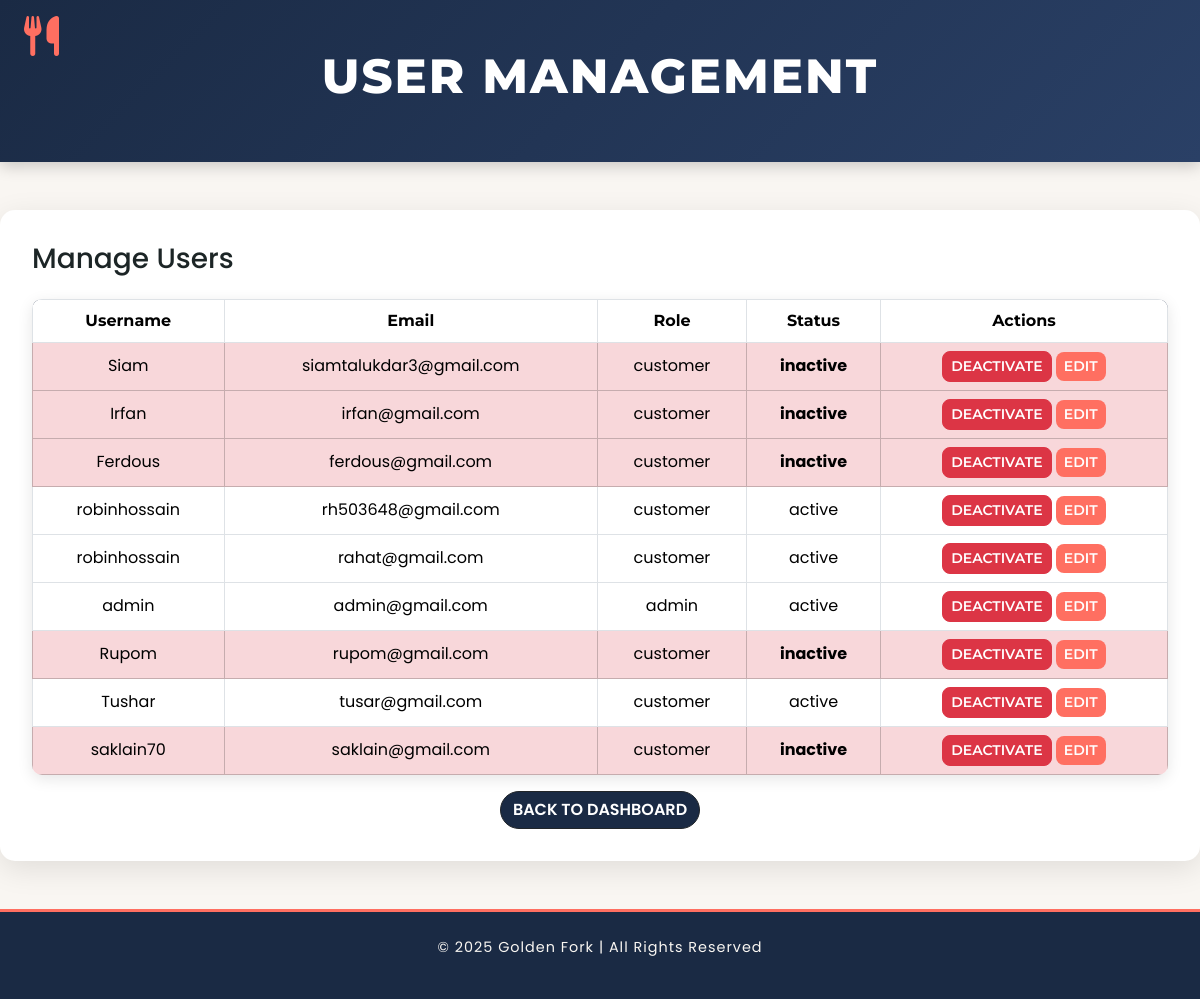
The app's page /user_management.php (signed in) with its own data.
### tables this page shows
CREATE TABLE `users` (
  `user_id` int(11) NOT NULL,
  `password` varchar(255) NOT NULL,
  `email` varchar(255) NOT NULL,
  `phone` varchar(20) DEFAULT NULL,
  `created_at` timestamp NOT NULL DEFAULT current_timestamp(),
  `user_name` varchar(255) NOT NULL,
  `role` enum('admin','customer') DEFAULT 'customer',
  `status` varchar(10) DEFAULT 'active'
);

### user_management.php (the view, shortened to what this page needs)
<?php
include 'db_connect.php';
$sql = "SELECT * FROM users";
$result = mysqli_query($conn, $sql);
?>
<!DOCTYPE html>
<html lang="en">
<head>
    <link href="https://cdn.jsdelivr.net/npm/bootstrap@5.3.3/dist/css/bootstrap.min.css" rel="stylesheet">
    <link href="https://cdnjs.cloudflare.com/ajax/libs/font-awesome/6.4.0/css/all.min.css" rel="stylesheet">
</head>
<body>
<header>
    <i class="fas fa-utensils fork-icon"></i>
    <h1>User Management</h1>
</header>
<div class="container">
    <h3 class="mb-4">Manage Users</h3>
    <table class="table table-bordered text-center align-middle">
        <thead>
            <tr>
                <th>Username</th>
                <th>Email</th>
                <th>Role</th>
                <th>Status</th>
                <th>Actions</th>
            </tr>
        </thead>
        <tbody>
            <?php if (mysqli_num_rows($result) > 0): ?>
                <?php while ($row = mysqli_fetch_assoc($result)): ?>
                    <tr class="<?php echo ($row['status'] == 'inactive') ? 'table-danger' : ''; ?>">
                        <td><?php echo htmlspecialchars($row['user_name']); ?></td>
                        <td><?php echo htmlspecialchars($row['email']); ?></td>
                        <td><?php echo htmlspecialchars($row['role']); ?></td>
                        <td class="<?php echo ($row['status'] == 'inactive') ? 'inactive-user' : ''; ?>">
                            <?php echo htmlspecialchars($row['status']); ?>
                        </td>
                        <td>
                            <button class="btn btn-sm btn-danger" data-bs-toggle="modal" data-bs-target="#deleteModal" onclick="setDeleteUserId(<?php echo $row['user_id']; ?>)">Deactivate</button>
                            <a href="user_management.php?edit_user_id=<?php echo $row['user_id']; ?>" class="btn btn-sm btn-primary">Edit</a>
                        </td>
                    </tr>
                <?php endwhile; ?>
            <?php else: ?>
                <tr><td colspan="5" class="text-center">No users found</td></tr>
            <?php endif; ?>
        </tbody>
    </table>
    <div class="text-center">
        <a href="admin_dashboard.php" class="btn btn-dark">Back to Dashboard</a>
    </div>
</div>
<footer>
    <p>© 2025 Golden Fork | All Rights Reserved</p>
</footer>
</body>
</html>

### user_management.php (style rules this page uses)
:root { --primary-navy: #1a2a44; --accent-coral: #ff6f61; --ivory-bg: #f9f6f2; --text-dark: #1c2526; --hover-coral: #ff4b3a; }
body { font-family: 'Poppins', sans-serif; background: var(--ivory-bg); color: var(--text-dark); line-height: 1.6; }
header { background: linear-gradient(135deg, var(--primary-navy), #2a4066); color: white; padding: 3rem 0; text-align: center; font-family: 'Montserrat', sans-serif; position: relative; box-shadow: 0 4px 15px rgba(0, 0, 0, 0.2); }
header h1 { font-size: 3rem; font-weight: 800; letter-spacing: 2px; text-transform: uppercase; }
header .fork-icon { position: absolute; top: 1rem; left: 1.5rem; font-size: 2.5rem; color: var(--accent-coral); animation: float 3s ease-in-out infinite; }
.container { max-width: 1400px; margin: 3rem auto; padding: 2rem; background: white; border-radius: 15px; box-shadow: 0 8px 30px rgba(0, 0, 0, 0.1); }
.table { border-radius: 10px; overflow: hidden; box-shadow: 0 4px 15px rgba(0, 0, 0, 0.1); }
.table thead { background: var(--primary-navy); color: white; font-family: 'Montserrat', sans-serif; font-weight: 600; }
.table tbody tr { transition: background-color 0.3s ease, transform 0.2s ease; }
.table-danger { background: rgba(255, 111, 97, 0.1); }
.inactive-user { color: var(--accent-coral); font-weight: 700; }
.btn-primary, .btn-danger { border-radius: 8px; font-family: 'Montserrat', sans-serif; font-weight: 600; text-transform: uppercase; transition: transform 0.2s ease, box-shadow 0.3s ease; }
.btn-primary { background: var(--accent-coral); border: none; }
.btn-danger { background: #dc3545; }
.btn-dark { background: var(--primary-navy); border-radius: 25px; font-weight: 600; text-transform: uppercase; transition: background-color 0.3s ease, transform 0.2s ease; }
footer { background: var(--primary-navy); color: var(--ivory-bg); text-align: center; padding: 1.5rem; font-size: 0.9rem; letter-spacing: 1px; position: sticky; bottom: 0; border-top: 3px solid var(--accent-coral); }

### records on screen
users: user_name "Siam", email "siamtalukdar3@gmail.com", role "customer", status "inactive"
users: user_name "Irfan", email "irfan@gmail.com", role "customer", status "inactive"
users: user_name "Ferdous", email "ferdous@gmail.com", role "customer", status "inactive"
users: user_name "robinhossain", email "rh503648@gmail.com", role "customer", status "active"
users: user_name "robinhossain", email "rahat@gmail.com", role "customer", status "active"
users: user_name "admin", email "admin@gmail.com", role "admin", status "active"
users: user_name "Rupom", email "rupom@gmail.com", role "customer", status "inactive"
users: user_name "Tushar", email "tusar@gmail.com", role "customer", status "active"
users: user_name "saklain70", email "saklain@gmail.com", role "customer", status "inactive"
